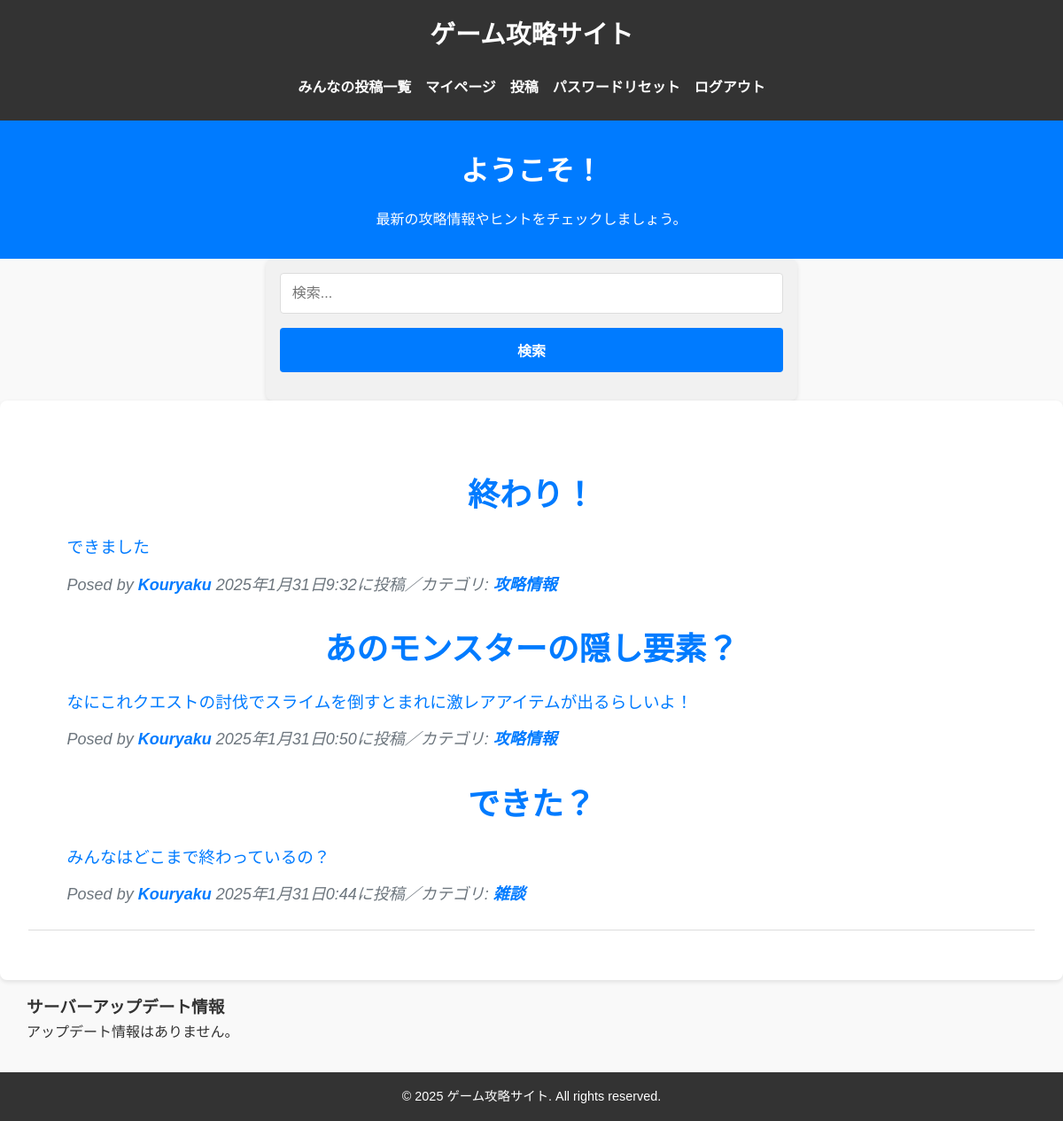
Screenshot of /user-list/1 (signed in) with the database file from the repository.
### kouryakuapp/models.py (models this page shows, shortened)
class KouryakuPost(models.Model):
    title = models.CharField(
        verbose_name='タイトル',
        max_length=200
        )
    content = models.TextField(
        verbose_name='本文'
        )
    user = models.ForeignKey(
        CustomUser,
        on_delete=models.PROTECT,
        related_name='voice_user'
        )
    posted_at = models.DateTimeField(
        verbose_name = '投稿日時',
        auto_now_add=True
        )
    category = models.ForeignKey(
        Category,
        verbose_name='カテゴリ',
        on_delete=models.PROTECT
        )
    like_num = models.IntegerField(
        default=0
        )
    class Meta:
        ordering = ['-posted_at']

class Category(models.Model):
    title = models.CharField(
        verbose_name='カテゴリ',
        max_length=20
    )
    def __str__ (self):
        return self.title

### kouryakuapp/views.py (the view)
# urls.py: path('user-list/<int:user>', views.UserView.as_view(), name = 'user_list'),
class UserView(ListView):
    template_name = "index.html"
    def get_queryset(self):
        user_id = self.kwargs["user"]
        user_list = KouryakuPost.objects.filter(user=user_id).order_by("-posted_at")
        return user_list

### kouryakuapp/templates/index.html (shortened to what this page needs)
{% extends 'base.html' %}
{% load static %}
{% block header %}
<div class="container">
    <h1>ゲーム攻略サイト</h1>
    <nav>
        <ul>
            <li><a href="{% url 'kouryakuapp:index' %}">みんなの投稿一覧</a></li>
            {% if user.is_authenticated %}
            <li><a href="{% url 'kouryakuapp:mypage' %}">マイページ</a></li>
            <li><a href="{% url 'kouryakuapp:post' %}">投稿</a></li>
            <li><a href="{% url 'password_reset' %}">パスワードリセット</a></li>
            <li><a href="{% url 'accounts:logout' %}">ログアウト</a></li>
            {% else %}
            <li><a href="{% url 'accounts:signup' %}">サインアップ</a></li>
            <li><a href="{% url 'accounts:login' %}">ログイン</a></li>
            {% endif %}
        </ul>
    </nav>
</div>
{% endblock %}
{% block upper %}
<section id="home" class="hero">
    <h2>ようこそ！</h2>
    <p>最新の攻略情報やヒントをチェックしましょう。</p>
</section>
<form action="{% url 'kouryakuapp:post_search' %}" method="GET" class="d-flex">
            <input type="text" name="q" placeholder="検索..." class="form-control me-2">
            <button type="submit" class="btn btn-primary">検索</button>
        </form>
{% endblock %}
{% block contents %}
<div class="container px-4 px-lg-5">
    <div class="row gx-4 gx-lg-5 justify-content-center">
        <div class="col-md-10 col-lg-8 col-xl-7">
            {% for record in object_list %}
            <div class="post-preview">
                <a href="{% url 'kouryakuapp:detail' record.id %}">
                    <h2 class="post-title">
                        {{record.title}}
                    </h2>
                    <h3 class="post-subtitle">
                        <span style="font-size : 14pt">
                            {{record.content|truncatechars:50}}
                        </span>
                    </h3>
                </a>
                <p class="post-meta">
                    Posed by
                    <a href="{% url 'kouryakuapp:index' %}">Kouryaku</a>
                    {{record.posted_at}}に投稿／カテゴリ:
                    <a href="{% url 'kouryakuapp:kouryakus_cat' category=record.category.id %}">{{record.category}}</a>
                </p>
            </div>
            {% empty %}
            <p>投稿がありません</p>
            <hr class="my-4" />
            {% endfor %}
        </div>
    </div>
</div>
{% endblock %}
{% block under %}
{% include 'admin_update_list.html' %}
{% endblock %}

### static/css/styles.css (style rules this page uses)
body, h1, h2, h3, p, ul, li, a, form, input, textarea, button { margin: 0; padding: 0; box-sizing: border-box; }
body { font-family: 'Arial', sans-serif; line-height: 1.6; color: #333; background-color: #f9f9f9; }
.container { width: 90%; max-width: 1200px; margin: 0 auto; }
header h1 { text-align: center; font-size: 2em; }
nav ul { display: flex; justify-content: center; list-style: none; margin-top: 1em; }
nav ul li { margin: 0 1em; }
nav ul li a { color: #fff; text-decoration: none; font-weight: bold; }
.hero { text-align: center; padding: 2em 0; background: #007BFF; color: #fff; }
.hero h2 { font-size: 2.5em; margin-bottom: 0.5em; }
.hero p { font-size: 1.2em; }
.content h2 { margin-bottom: 1em; text-align: center; }
.guide h3 { font-size: 1.5em; margin-bottom: 0.5em; }
.guide p { margin-bottom: 0.5em; }
.guide a { color: #007BFF; text-decoration: none; font-weight: bold; }
form { max-width: 600px; margin: 0 auto; padding: 1em; background: #f1f1f1; border-radius: 8px; box-shadow: 0 2px 5px rgba(0, 0, 0, 0.1); }
form input, form textarea, form button { width: 100%; padding: 0.8em; margin-bottom: 1em; border: 1px solid #ddd; border-radius: 4px; }
form button { background: #007BFF; color: #fff; font-weight: bold; border: none; cursor: pointer; }
.post-preview > a { color: #212529; }
.post-preview > a > .post-title { font-size: 1.875rem; margin-top: 1.875rem; margin-bottom: 0.625rem; }
.post-preview > a > .post-subtitle { font-weight: 300; margin-bottom: 0.625rem; }
.post-preview > .post-meta { font-size: 1.125rem; font-style: italic; margin-top: 0; color: #6c757d; }
.post-preview > .post-meta > a { text-decoration: none; }
@media (min-width: 992px) { .post-preview > a > .post-title { font-size: 2.25rem; } }
.justify-content-center { justify-content: center !important; }
.container { width: 95%; max-width: 1200px; margin: 0 auto; padding: 0 1rem; }
header h1 { font-size: 1.8rem; }
nav ul { display: flex; justify-content: center; list-style: none; flex-wrap: wrap; padding: 0; }
nav ul li { margin: 0.5em; }
nav ul li a { color: #fff; text-decoration: none; font-weight: bold; font-size: 1rem; }
.hero { text-align: center; padding: 2em 1em; background: #007BFF; color: #fff; }
.hero h2 { font-size: 2rem; margin-bottom: 0.5em; }
.hero p { font-size: 1rem; }
.guide h3 { font-size: 1.5rem; margin-bottom: 0.5em; }
.guide p { font-size: 1rem; margin-bottom: 0.5em; }
form input, form textarea, form button { width: 100%; padding: 0.8em; margin-bottom: 1em; border: 1px solid #ddd; border-radius: 4px; font-size: 1rem; }
form button { background: #007BFF; color: #fff; font-weight: bold; border: none; cursor: pointer; padding: 0.8em; }

### rows the page displays
KouryakuPost: title "終わり！", content "できました", posted_at "2025年1月31日9:32", category "攻略情報"
KouryakuPost: title "あのモンスターの隠し要素？", content "なにこれクエストの討伐でスライムを倒すとまれに激レアアイテムが出るらしいよ！", posted_at "2025年1月31日0:50", category "攻略情報"
KouryakuPost: title "できた？", content "みんなはどこまで終わっているの？", posted_at "2025年1月31日0:44", category "雑談"
